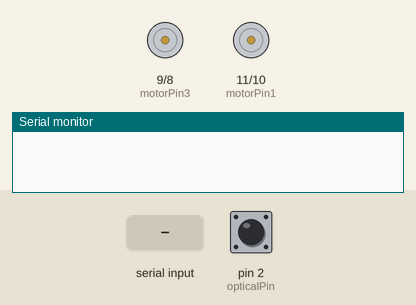
Recording of a sketch running on a simulated Arduino Uno, built with avr-gcc and run on an emulated ATmega328P. On the bench: motor-driver pin pairs drawn as motors (green arrow = first pin HIGH = forward, orange = second pin HIGH = backward, longer = more drive), the last lines printed to the serial monitor. The inputs (shaded band) are chosen by the test bench; at power-on: pin 2 (opticalPin) LOW.

Above: at 1.2 s.
1.3 s: "90,45\n" received over Serial
At 2.1 s:
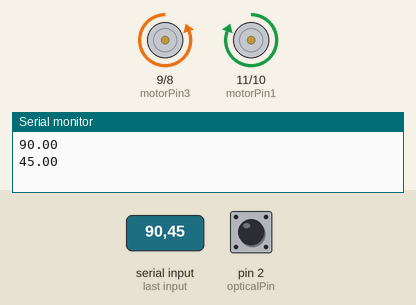
3.8 s: pin 2 (opticalPin) pulsed HIGH 2 times (0.12 s each, 0.3 s apart)
At 4.03 s:
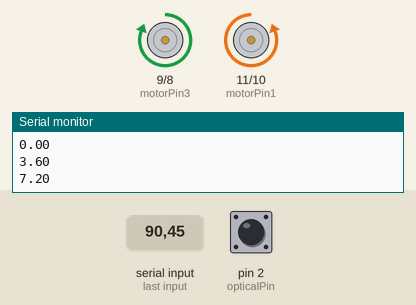
5.9 s: pin 2 (opticalPin) pulsed HIGH 5 times (0.12 s each, 0.3 s apart)
At 7.55 s:
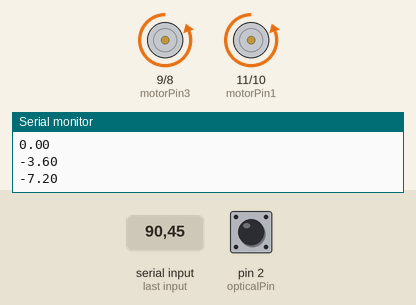
10.1 s: pin 2 (opticalPin) driven HIGH
Timing chart, 0 to 12.6 s (numbered marks = the images above; inputs shaded):
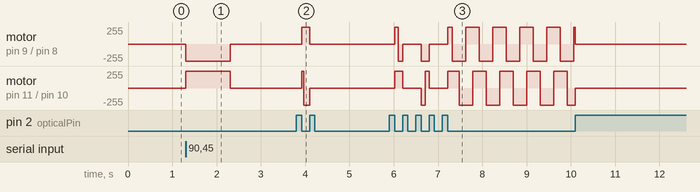

The sketch:

Good_Motor.ino
```cpp
#define CCW 0
#define CW 1

int motorPin1 = 11;
int motorPin2 = 10;
int motorPin3 = 9;
int motorPin4 = 8;


int dir;        /* Ideally must be set to either CCW or CW */
int motor_state = 0;

int opticalPin = 2;
int Read = 0;
int lastRead;
double last_angle = 0;
double angle_counter = 0;
double angle_input = 0;
int opticalWindows = 50;

void setup() {

  noInterrupts(); //disable all interrupts

// initialize timer1

  TCCR1A = 0;
  TCCR1B = 0;

  TCNT1 = 56000; //preload timer 65536-16MHz/256/2Hz
  TCCR1B |= (1 << CS12);  //256 prescaler
  TIMSK1 |= (1 << TOIE1);   //enable timer overflow interrupt
  interrupts(); //enable all interrupts

  pinMode(motorPin1, OUTPUT);
  pinMode(motorPin2, OUTPUT);
  pinMode(motorPin3, OUTPUT);
  pinMode(motorPin4, OUTPUT);

  pinMode(opticalPin, INPUT);

  lastRead = digitalRead(opticalPin);

  Serial.begin(9600);
}

ISR(TIMER1_OVF_vect) //interrupt service routine
{
  TCNT1 = 56000;
  if (motor_state == 0)
    motor_state = 1;
  else if (motor_state == 1)
    motor_state = 2;
  else if (motor_state == 2)
    motor_state = 3;
  else
    motor_state = 0;
}


void loop() {


  if (Serial.available() > 0) {
    angle_input = Serial.parseInt();
    Serial.println(angle_input);
  }


  if (last_angle != angle_counter)
  {
    Serial.println(angle_counter);
    last_angle = angle_counter;
  }


  Read = digitalRead(opticalPin);
  if (lastRead != Read)
  {
    if(dir == CCW)
    {
      angle_counter = angle_counter + 3.6;
     // if (angle_counter >= 360)
       // angle_counter = angle_counter - 360;
      lastRead = Read;
    }
    else
    {
      angle_counter = angle_counter - 3.6;
     // if (angle_counter < 0)
       // angle_counter = angle_counter + 360;
      lastRead = Read;
    }
  }

  if((angle_input - angle_counter) >= 4)
  {
      dir = CCW;


      if (motor_state == 0)
      {
        digitalWrite(motorPin1, HIGH);
        digitalWrite(motorPin2, LOW);
        digitalWrite(motorPin3, LOW);
        digitalWrite(motorPin4, HIGH);
      }
      else if (motor_state == 1)
      {
        digitalWrite(motorPin1, LOW);
        digitalWrite(motorPin2, HIGH);
        digitalWrite(motorPin3, LOW);
        digitalWrite(motorPin4, HIGH);
      }

      else if (motor_state == 2)
      {
        digitalWrite(motorPin1, LOW);
        digitalWrite(motorPin2, HIGH);
        digitalWrite(motorPin3, HIGH);
        digitalWrite(motorPin4, LOW);
      }
      else if (motor_state == 3)
      {
        digitalWrite(motorPin1, HIGH);
        digitalWrite(motorPin2, LOW);
        digitalWrite(motorPin3, HIGH);
        digitalWrite(motorPin4, LOW);
      }
    else
    {
      digitalWrite(motorPin1, LOW);
      digitalWrite(motorPin2, LOW);
      digitalWrite(motorPin3, LOW);
      digitalWrite(motorPin4, LOW);
    }

   }


  else if ((angle_input - angle_counter) <= -4)
  {

    dir = CW;


    if (motor_state == 0)
    {
      digitalWrite(motorPin1, HIGH);
      digitalWrite(motorPin2, LOW);
      digitalWrite(motorPin3, LOW);
      digitalWrite(motorPin4, HIGH);
    }
    else if (motor_state == 1)
    {
      digitalWrite(motorPin1, HIGH);
      digitalWrite(motorPin2, LOW);
      digitalWrite(motorPin3, HIGH);
      digitalWrite(motorPin4, LOW);
    }

    else if (motor_state == 2)
    {
      digitalWrite(motorPin1, LOW);
      digitalWrite(motorPin2, HIGH);
      digitalWrite(motorPin3, HIGH);
      digitalWrite(motorPin4, LOW);
    }
    else if (motor_state == 3)
    {
      digitalWrite(motorPin1, LOW);
      digitalWrite(motorPin2, HIGH);
      digitalWrite(motorPin3, LOW);
      digitalWrite(motorPin4, HIGH);
    }
    else
    {
      digitalWrite(motorPin1, LOW);
      digitalWrite(motorPin2, LOW);
      digitalWrite(motorPin3, LOW);
      digitalWrite(motorPin4, LOW);
    }


  }

  else
    {
      digitalWrite(motorPin1, LOW);
      digitalWrite(motorPin2, LOW);
      digitalWrite(motorPin3, LOW);
      digitalWrite(motorPin4, LOW);
    }


}
```

Measured:
- after the input at 1.3 s, motor on pin 9 (motorPin3) / pin 8 (motorPin4): stopped → backward 255/255 at once, → stopped 1.0 s later; motor on pin 11 (motorPin1) / pin 10 (motorPin2): stopped → forward 255/255 at once, → stopped 1.0 s later
- after the input at 3.8 s, motor on pin 9 (motorPin3) / pin 8 (motorPin4): stopped → forward 255/255 after 0.12 s, → stopped 0.18 s later; motor on pin 11 (motorPin1) / pin 10 (motorPin2): stopped → backward 255/255 after 0.12 s, → stopped 0.18 s later
